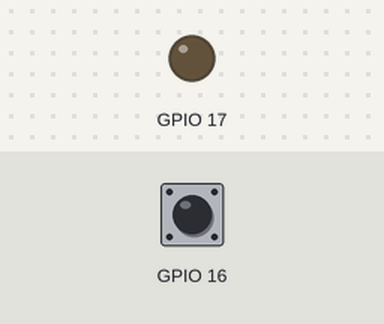
The program below on a simulated ESP32. Shown: output pins drawn as LEDs (lit = HIGH). Inputs (shaded band) come from the test bench; at power-on: GPIO 16 HIGH. No CAN messages arrive unless stated; random numbers use the default seed unless the program sets one; what the program prints to the serial monitor is not drawn.

Above: at 0.0 s.
At 0.4 s:
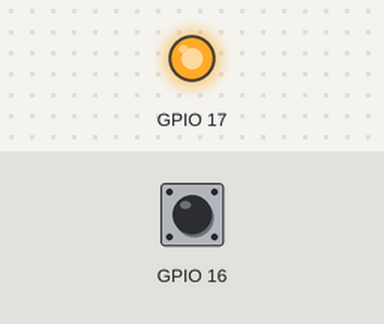
Timing chart, 0 to 1.9 s (numbered marks = the images above):
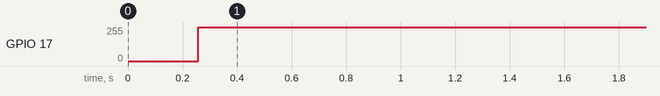

Measured:
- by itself, GPIO 17: 0/255 → 255/255 at 0.26 s

The program:

main.cpp
```cpp
// CANScope Node 2 firmware - Battery ECU: pack voltage, current + state of charge.
//
// Transmits protocol v1 telemetry every 100 ms and a heartbeat every 500 ms,
// accepts validated USB-serial commands (set / profile / fault / recover) and
// acknowledges every command line. Logic: firmware/common/ecu_core (portable,
// host-tested); ESP32 glue: firmware/common/ecu_runtime.
#include <Arduino.h>

#include "ecu_runtime.h"
#include "node2_hw_config.h"
#include "protocol_spec.h"

namespace {

const canscope::BannerInfo kBanner = {"node2 (battery_ecu)", node2_cfg::kFirmwareVersion, node2_cfg::kBoard,
                                      node2_cfg::kTransceiver};
const canscope::EcuIdentity kIdentity = {canscope::proto::kNodeIdNode2, "battery_ecu", node2_cfg::kFwMajor,
                                         node2_cfg::kFwMinor, node2_cfg::kFwPatch};

canscope::EcuRuntime runtime(node2_cfg::kCanConfig, kBanner, kIdentity);

}  // namespace

void setup() {
  Serial.setRxBufferSize(512);
  Serial.setTxBufferSize(2048);
  Serial.begin(canscope::proto::kSerialBaud);
  delay(200);
  runtime.setup();
}

void loop() { runtime.loop(); }
```

node2_hw_config.h
```cpp
// =============================================================================
// Node 2 (Battery ECU) hardware configuration - the only place Node 2 hardware
// values live.
//
// CAN pins / bit rate are WORKING_ASSUMPTION values: they match the canonical
// wiring ledger (docs/wiring/pin_ledger.json rows N2-03/N2-04, status
// PROVISIONAL until bench gates G1-G6 pass) and the original
// sketch_node2_test.ino. tools/hwdocs/ledger.py checks the #define lines below.
// Override for a bench test with e.g. -DNODE2_CAN_TX_GPIO=22.
//
// TX is enabled: Node 2 transmits BATTERY_TELEMETRY (0x220) and its heartbeat
// (0x702), see docs/protocol/canscope-protocol-v1.md. The legacy test
// traffic (0x201/0x202/0x203/0x210) is only sent by env legacy_sketch.
// =============================================================================
#pragma once

#include "can_config.h"
#include "protocol_spec.h"

#ifndef NODE2_CAN_TX_GPIO
#define NODE2_CAN_TX_GPIO 17  // WORKING_ASSUMPTION (ledger N2-03, PROVISIONAL)
#endif
#ifndef NODE2_CAN_RX_GPIO
#define NODE2_CAN_RX_GPIO 16  // WORKING_ASSUMPTION (ledger N2-04, PROVISIONAL)
#endif
#ifndef NODE2_CAN_BITRATE
#define NODE2_CAN_BITRATE 500000  // protocol v1 bus rate
#endif

namespace node2_cfg {

static const uint8_t kFwMajor = 1;
static const uint8_t kFwMinor = 0;
static const uint8_t kFwPatch = 0;
static const char kFirmwareVersion[] = "1.0.0";
static const char kBoard[] = "ESP32 DevKit V1 / ESP-WROOM-32 (esp32dev; module not bench-verified)";
static const char kTransceiver[] = "SN65HVD230 module (3.3 V; Rs/STB wiring per ledger, gate G4/G5)";

static const canscope::CanConfig kCanConfig = {
    "node2",                                  // NODE_NAME (serial sourceNode)
    canscope::proto::kNodeIdNode2,            // NODE_NUMBER
    NODE2_CAN_TX_GPIO,                        // CAN_TX_GPIO   WORKING_ASSUMPTION
    NODE2_CAN_RX_GPIO,                        // CAN_RX_GPIO   WORKING_ASSUMPTION
    NODE2_CAN_BITRATE,                        // CAN_BITRATE
    canscope::CanMode::Normal,                // full participant: transmits and ACKs
    canscope::FrameStandard::Classical,
    true,                                     // ENABLE_TX=true (application frames only)
    canscope::ValueStatus::WorkingAssumption,
    canscope::ValueStatus::WorkingAssumption,
};

}  // namespace node2_cfg
```
